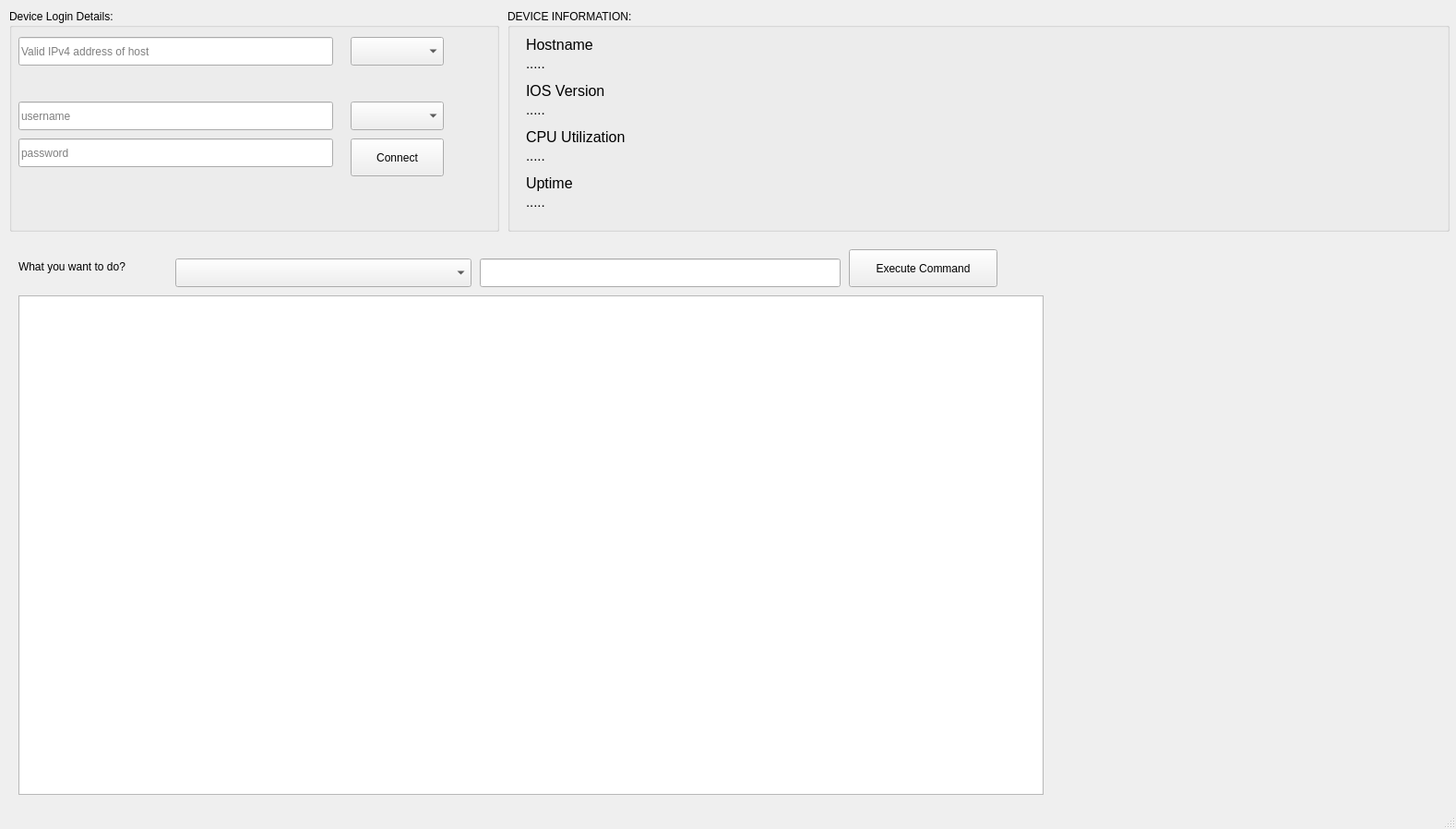
<?xml version="1.0" encoding="UTF-8"?>
<ui version="4.0">
 <class>MainWindow</class>
 <widget class="QMainWindow" name="MainWindow">
  <property name="enabled">
   <bool>true</bool>
  </property>
  <property name="geometry">
   <rect>
    <x>0</x>
    <y>0</y>
    <width>1578</width>
    <height>898</height>
   </rect>
  </property>
  <property name="windowTitle">
   <string>MainWindow</string>
  </property>
  <widget class="QWidget" name="centralwidget">
   <widget class="QGroupBox" name="groupBox">
    <property name="geometry">
     <rect>
      <x>10</x>
      <y>10</y>
      <width>531</width>
      <height>241</height>
     </rect>
    </property>
    <property name="title">
     <string>Device Login Details:</string>
    </property>
    <widget class="QLabel" name="lbl_ifvalid_host">
     <property name="geometry">
      <rect>
       <x>10</x>
       <y>70</y>
       <width>341</width>
       <height>17</height>
      </rect>
     </property>
     <property name="font">
      <font>
       <pointsize>12</pointsize>
       <weight>50</weight>
       <bold>false</bold>
      </font>
     </property>
     <property name="text">
      <string/>
     </property>
    </widget>
    <widget class="QComboBox" name="combo_protocol">
     <property name="geometry">
      <rect>
       <x>370</x>
       <y>30</y>
       <width>101</width>
       <height>31</height>
      </rect>
     </property>
     <property name="toolTip">
      <string>Select Protocol: SSH/Telnet</string>
     </property>
    </widget>
    <widget class="QLineEdit" name="edit_ip_add">
     <property name="geometry">
      <rect>
       <x>10</x>
       <y>30</y>
       <width>341</width>
       <height>31</height>
      </rect>
     </property>
     <property name="placeholderText">
      <string>Valid IPv4 address of host</string>
     </property>
    </widget>
    <widget class="QLabel" name="label">
     <property name="geometry">
      <rect>
       <x>10</x>
       <y>180</y>
       <width>341</width>
       <height>20</height>
      </rect>
     </property>
     <property name="font">
      <font>
       <pointsize>12</pointsize>
       <weight>50</weight>
       <bold>false</bold>
      </font>
     </property>
     <property name="text">
      <string/>
     </property>
    </widget>
    <widget class="QLineEdit" name="edit_username">
     <property name="geometry">
      <rect>
       <x>10</x>
       <y>100</y>
       <width>341</width>
       <height>31</height>
      </rect>
     </property>
     <property name="placeholderText">
      <string>username</string>
     </property>
    </widget>
    <widget class="QComboBox" name="combo_device_type">
     <property name="geometry">
      <rect>
       <x>370</x>
       <y>100</y>
       <width>101</width>
       <height>31</height>
      </rect>
     </property>
     <property name="toolTip">
      <string>Device Type: Cisco IOS or Junos</string>
     </property>
    </widget>
    <widget class="QLineEdit" name="edit_password">
     <property name="geometry">
      <rect>
       <x>10</x>
       <y>140</y>
       <width>341</width>
       <height>31</height>
      </rect>
     </property>
     <property name="echoMode">
      <enum>QLineEdit::Password</enum>
     </property>
     <property name="placeholderText">
      <string>password</string>
     </property>
    </widget>
    <widget class="QPushButton" name="btn_connect">
     <property name="geometry">
      <rect>
       <x>370</x>
       <y>140</y>
       <width>101</width>
       <height>41</height>
      </rect>
     </property>
     <property name="text">
      <string>Connect</string>
     </property>
    </widget>
   </widget>
   <widget class="QGroupBox" name="groupBox_2">
    <property name="geometry">
     <rect>
      <x>550</x>
      <y>10</y>
      <width>1021</width>
      <height>241</height>
     </rect>
    </property>
    <property name="title">
     <string>DEVICE INFORMATION:</string>
    </property>
    <widget class="QLabel" name="label_2">
     <property name="geometry">
      <rect>
       <x>20</x>
       <y>30</y>
       <width>81</width>
       <height>17</height>
      </rect>
     </property>
     <property name="font">
      <font>
       <pointsize>12</pointsize>
      </font>
     </property>
     <property name="text">
      <string>Hostname</string>
     </property>
    </widget>
    <widget class="QLabel" name="label_3">
     <property name="geometry">
      <rect>
       <x>20</x>
       <y>130</y>
       <width>131</width>
       <height>17</height>
      </rect>
     </property>
     <property name="font">
      <font>
       <pointsize>12</pointsize>
      </font>
     </property>
     <property name="text">
      <string>CPU Utilization</string>
     </property>
    </widget>
    <widget class="QLabel" name="label_4">
     <property name="geometry">
      <rect>
       <x>20</x>
       <y>80</y>
       <width>111</width>
       <height>17</height>
      </rect>
     </property>
     <property name="font">
      <font>
       <pointsize>12</pointsize>
      </font>
     </property>
     <property name="text">
      <string>IOS Version</string>
     </property>
    </widget>
    <widget class="QLabel" name="label_5">
     <property name="geometry">
      <rect>
       <x>20</x>
       <y>180</y>
       <width>131</width>
       <height>17</height>
      </rect>
     </property>
     <property name="font">
      <font>
       <pointsize>12</pointsize>
      </font>
     </property>
     <property name="text">
      <string>Uptime</string>
     </property>
    </widget>
    <widget class="QLabel" name="lbl_hostname">
     <property name="geometry">
      <rect>
       <x>20</x>
       <y>50</y>
       <width>981</width>
       <height>17</height>
      </rect>
     </property>
     <property name="font">
      <font>
       <pointsize>11</pointsize>
      </font>
     </property>
     <property name="text">
      <string>.....</string>
     </property>
     <property name="wordWrap">
      <bool>true</bool>
     </property>
    </widget>
    <widget class="QLabel" name="lbl_ios_version">
     <property name="geometry">
      <rect>
       <x>20</x>
       <y>100</y>
       <width>981</width>
       <height>17</height>
      </rect>
     </property>
     <property name="font">
      <font>
       <pointsize>11</pointsize>
      </font>
     </property>
     <property name="text">
      <string>.....</string>
     </property>
     <property name="wordWrap">
      <bool>true</bool>
     </property>
    </widget>
    <widget class="QLabel" name="lbl_cpu_utilization">
     <property name="geometry">
      <rect>
       <x>20</x>
       <y>150</y>
       <width>981</width>
       <height>17</height>
      </rect>
     </property>
     <property name="font">
      <font>
       <pointsize>11</pointsize>
      </font>
     </property>
     <property name="text">
      <string>.....</string>
     </property>
     <property name="wordWrap">
      <bool>true</bool>
     </property>
    </widget>
    <widget class="QLabel" name="lbl_uptime">
     <property name="geometry">
      <rect>
       <x>20</x>
       <y>200</y>
       <width>981</width>
       <height>17</height>
      </rect>
     </property>
     <property name="font">
      <font>
       <pointsize>11</pointsize>
      </font>
     </property>
     <property name="text">
      <string>.....</string>
     </property>
     <property name="wordWrap">
      <bool>true</bool>
     </property>
    </widget>
   </widget>
   <widget class="QLabel" name="label_6">
    <property name="geometry">
     <rect>
      <x>20</x>
      <y>280</y>
      <width>161</width>
      <height>17</height>
     </rect>
    </property>
    <property name="text">
     <string>What you want to do?</string>
    </property>
   </widget>
   <widget class="QComboBox" name="combo_commands">
    <property name="geometry">
     <rect>
      <x>190</x>
      <y>280</y>
      <width>321</width>
      <height>31</height>
     </rect>
    </property>
   </widget>
   <widget class="QLineEdit" name="edit_custom_command">
    <property name="enabled">
     <bool>true</bool>
    </property>
    <property name="geometry">
     <rect>
      <x>520</x>
      <y>280</y>
      <width>391</width>
      <height>31</height>
     </rect>
    </property>
   </widget>
   <widget class="QPushButton" name="btn_execute_command">
    <property name="geometry">
     <rect>
      <x>920</x>
      <y>270</y>
      <width>161</width>
      <height>41</height>
     </rect>
    </property>
    <property name="text">
     <string>Execute Command</string>
    </property>
   </widget>
   <widget class="QPlainTextEdit" name="ptedit_cmd_output">
    <property name="geometry">
     <rect>
      <x>20</x>
      <y>320</y>
      <width>1111</width>
      <height>541</height>
     </rect>
    </property>
   </widget>
  </widget>
  <widget class="QMenuBar" name="menubar">
   <property name="geometry">
    <rect>
     <x>0</x>
     <y>0</y>
     <width>1578</width>
     <height>22</height>
    </rect>
   </property>
  </widget>
  <widget class="QStatusBar" name="statusbar"/>
 </widget>
 <resources/>
 <connections/>
</ui>
